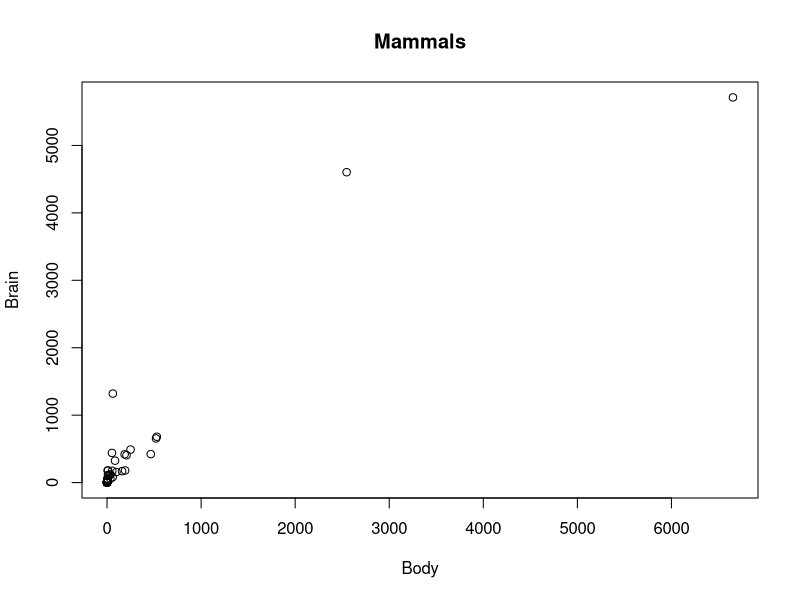
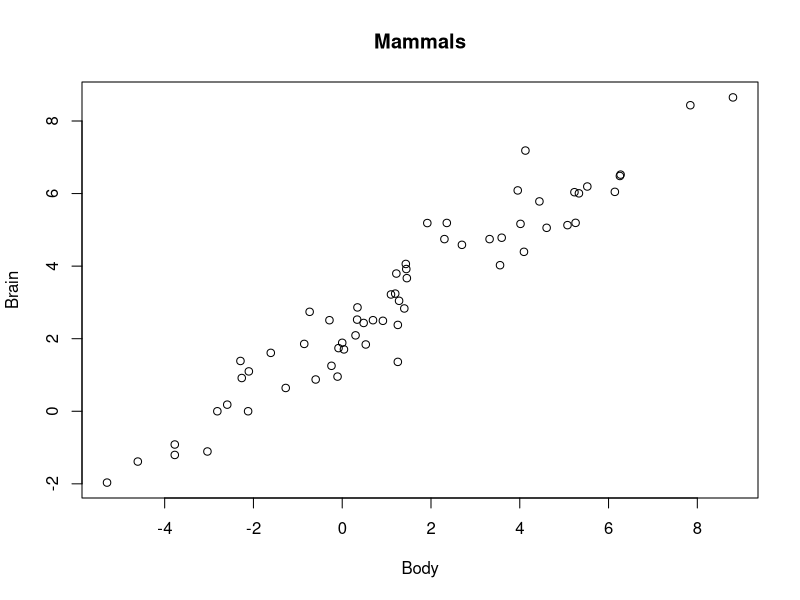

These figures' R source, in order:
#The built-in data set mammals contain data on body weight versus brain weight. Develop R commands to:
#a) Find the Pearson and Spearman correlation coefficients. Are they similar?
#b) Plot the data using the plot command.
#c) Plot the logarithm (log) of each variable and see if that makes a difference.

library(MASS)
data("mammals")
a=cor(mammals$body,mammals$brain,method="pearson")
a
b=cor(mammals$body,mammals$brain,method = "spearman")
b

#a
if(abs(a-b)<0.5){
  print("They are similar.")
}else{
  print("They are not similar.")
}

#b
plot(mammals$body,mammals$brain,xlab = "Body",ylab = "Brain",main = "Mammals")

#c
plot(log(mammals$body),log(mammals$brain),xlab = "Body",ylab = "Brain",main = "Mammals")
